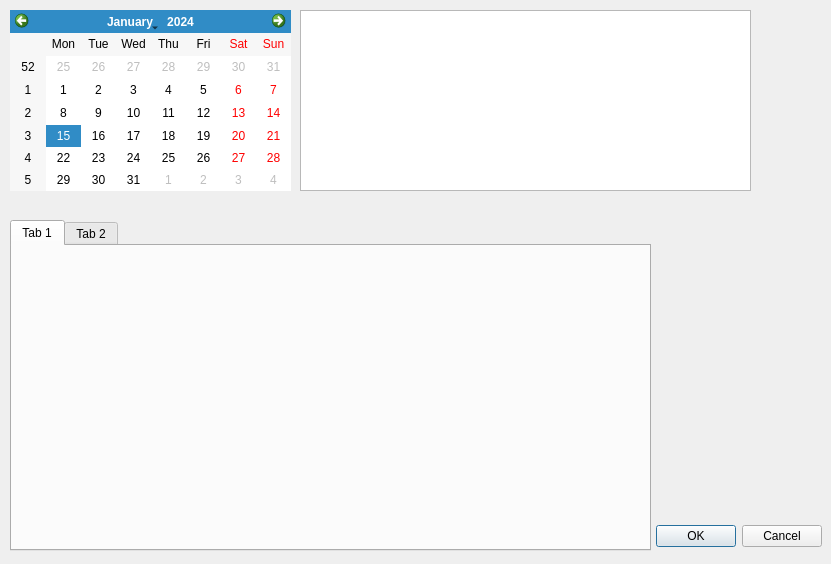
<?xml version="1.0" encoding="UTF-8"?>
<ui version="4.0">
 <class>Dialog</class>
 <widget class="QDialog" name="Dialog">
  <property name="geometry">
   <rect>
    <x>0</x>
    <y>0</y>
    <width>831</width>
    <height>564</height>
   </rect>
  </property>
  <property name="windowTitle">
   <string>Dialog</string>
  </property>
  <widget class="QDialogButtonBox" name="buttonBox">
   <property name="geometry">
    <rect>
     <x>440</x>
     <y>520</y>
     <width>382</width>
     <height>32</height>
    </rect>
   </property>
   <property name="standardButtons">
    <set>QDialogButtonBox::Cancel|QDialogButtonBox::Ok</set>
   </property>
  </widget>
  <widget class="QCalendarWidget" name="calendarWidget">
   <property name="geometry">
    <rect>
     <x>10</x>
     <y>10</y>
     <width>281</width>
     <height>181</height>
    </rect>
   </property>
  </widget>
  <widget class="QTabWidget" name="graphTabs">
   <property name="geometry">
    <rect>
     <x>10</x>
     <y>220</y>
     <width>641</width>
     <height>331</height>
    </rect>
   </property>
   <property name="currentIndex">
    <number>0</number>
   </property>
   <widget class="QWidget" name="tab">
    <attribute name="title">
     <string>Tab 1</string>
    </attribute>
    <widget class="GraphWidget" name="graphWidget" native="true">
     <property name="geometry">
      <rect>
       <x>0</x>
       <y>10</y>
       <width>631</width>
       <height>291</height>
      </rect>
     </property>
    </widget>
   </widget>
   <widget class="QWidget" name="tab_2">
    <attribute name="title">
     <string>Tab 2</string>
    </attribute>
   </widget>
  </widget>
  <widget class="QTableWidget" name="workoutGrid">
   <property name="geometry">
    <rect>
     <x>300</x>
     <y>10</y>
     <width>451</width>
     <height>181</height>
    </rect>
   </property>
  </widget>
  <zorder>graphTabs</zorder>
  <zorder>buttonBox</zorder>
  <zorder>calendarWidget</zorder>
  <zorder>workoutGrid</zorder>
 </widget>
 <customwidgets>
  <customwidget>
   <class>GraphWidget</class>
   <extends>QWidget</extends>
   <header location="global">graphwidget.h</header>
   <container>1</container>
  </customwidget>
 </customwidgets>
 <resources/>
 <connections>
  <connection>
   <sender>calendarWidget</sender>
   <signal>activated(QDate)</signal>
   <receiver>Dialog</receiver>
   <slot>selectedDate(QDate)</slot>
   <hints>
    <hint type="sourcelabel">
     <x>264</x>
     <y>73</y>
    </hint>
    <hint type="destinationlabel">
     <x>275</x>
     <y>-8</y>
    </hint>
   </hints>
  </connection>
 </connections>
 <slots>
  <slot>selectedDate(QDate)</slot>
  <slot>selectedWorkout(QModelIndex)</slot>
 </slots>
</ui>
